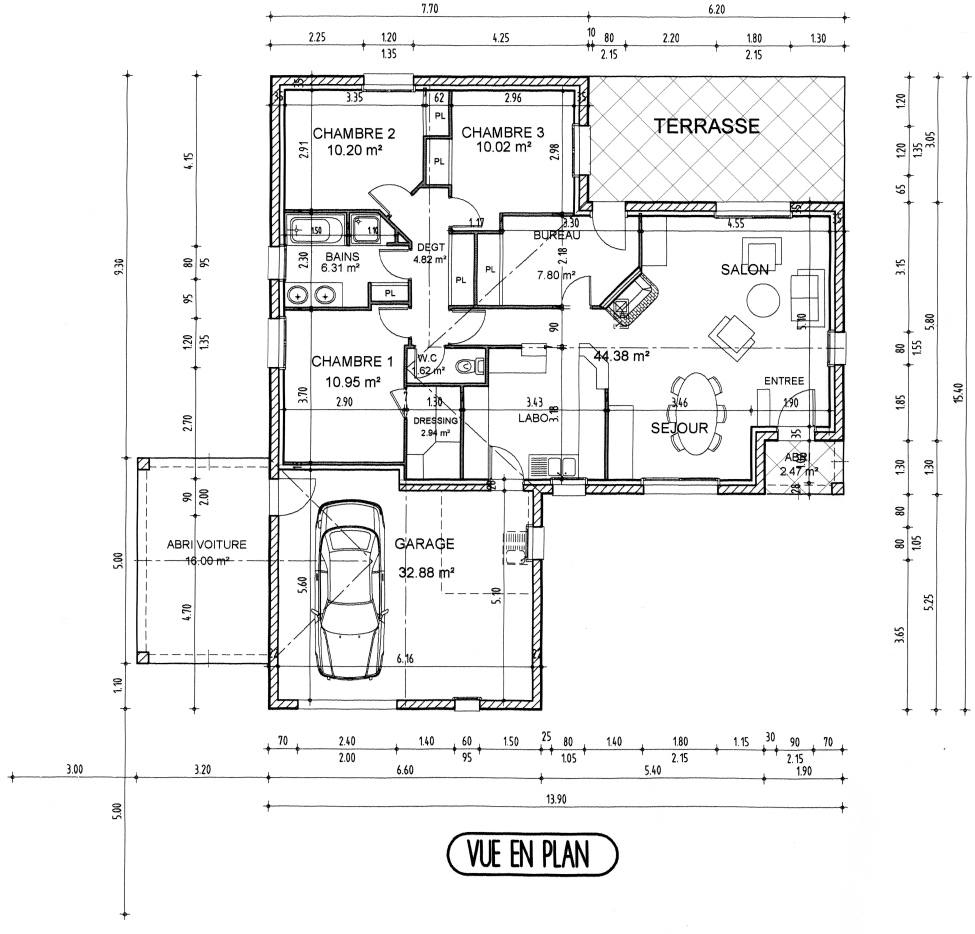
#> input picture assets/plan_1_original.png, 1950 x 1867 px (shown at 1/2 size)
$ python -i vision_extractor.py   (imports and definitions only)
#> lines starting #> are read from the running program, lines starting #| are printed output that depends on the picture; after the words box and inside, x2 and y2 are one past the last pixel; in counts of white or black regions, pixels touching at a corner belong together
#> further down, picture is the input picture: shape (1867, 1950, 3); min 0, max 255, mean 240.6
"""
Vision extraction module for uploaded raw floor plan images.
Implements Part 3 Option C: Allows users to upload a new floor plan image,
extracts rooms, walls, and openings using computer vision, and stores for immediate Q&A.
"""

from typing import Dict, List, Tuple
import cv2
import numpy as np


class UploadedPlanVisionPipeline:
    """
    Extracts architectural structure directly from an uploaded floor plan image
    (without requiring a pre-existing segmentation mask).
    """

    def __init__(self, min_room_area: int = 1200):
        self.min_room_area = min_room_area

    def process_image(
        self,
        image_rgb: np.ndarray,
        plan_id: int = 999
    ) -> Tuple[List[Dict], List[Dict], List[Dict], Dict, np.ndarray]:
        """
        Extract rooms, doors/openings, and walls directly from blueprint image.
        Returns:
            rooms, doors, windows, wall_summary, annotated_image
        """
#> called with plan_id = 999
        H, W = image_rgb.shape[:2]
#> H = 1867; W = 1950
        gray = cv2.cvtColor(image_rgb, cv2.COLOR_RGB2GRAY)

        # 1. Detect structural walls via adaptive thresholding
        # Blueprint walls are typically dark lines on light background or vice-versa
        mean_val = np.mean(gray)
#> mean_val = 240.6
        if mean_val > 127:
            # White background, dark walls
            _, wall_binary = cv2.threshold(gray, 0, 255, cv2.THRESH_BINARY_INV + cv2.THRESH_OTSU)
#> wall_binary: shape (1867, 1950); 6.1% white; 1255 white regions (764 under 20 px), largest, box (x1, y1, x2, y2) and area: (268, 140, 1699, 1428) 144642, (158, 140, 1696, 1840) 5661, (893, 1664, 1238, 1754) 4421
        else:
            # Dark background, white walls
            _, wall_binary = cv2.threshold(gray, 0, 255, cv2.THRESH_BINARY + cv2.THRESH_OTSU)

        # Clean wall lines with morphological operations
        wall_kernel = cv2.getStructuringElement(cv2.MORPH_RECT, (3, 3))
        wall_clean = cv2.morphologyEx(wall_binary, cv2.MORPH_CLOSE, wall_kernel, iterations=2)
#> wall_clean: shape (1867, 1950); 7.4% white; 790 white regions (574 under 20 px), largest, box (x1, y1, x2, y2) and area: (268, 140, 1699, 1428) 189562, (15, 140, 1696, 1840) 6417, (893, 1664, 1238, 1754) 4529

        # 2. Extract Room Interiors (Inverted wall mask gives interior spaces)
        rooms_candidate_mask = cv2.bitwise_not(wall_clean)

        # Remove outer image border to prevent background from becoming a giant room
        cv2.rectangle(rooms_candidate_mask, (0, 0), (W - 1, H - 1), 0, thickness=10)
#> rooms_candidate_mask: shape (1867, 1950); 91.3% white; 790 black regions (574 under 20 px), largest, box (x1, y1, x2, y2) and area: (268, 140, 1699, 1428) 189562, (0, 0, 1950, 1867) 47725, (15, 140, 1696, 1840) 6417

        # Morphological opening to detach rooms joined by narrow doors
        kernel_sep = cv2.getStructuringElement(cv2.MORPH_RECT, (5, 5))
        separated_rooms = cv2.morphologyEx(rooms_candidate_mask, cv2.MORPH_OPEN, kernel_sep)
#> separated_rooms: shape (1867, 1950); 91.3% white; 787 black regions (574 under 20 px), largest, box (x1, y1, x2, y2) and area: (268, 140, 1699, 1428) 189562, (0, 0, 1950, 1867) 48518, (15, 140, 1696, 1840) 6417

        num_labels, labels, stats, centroids = cv2.connectedComponentsWithStats(
            separated_rooms, connectivity=8
        )
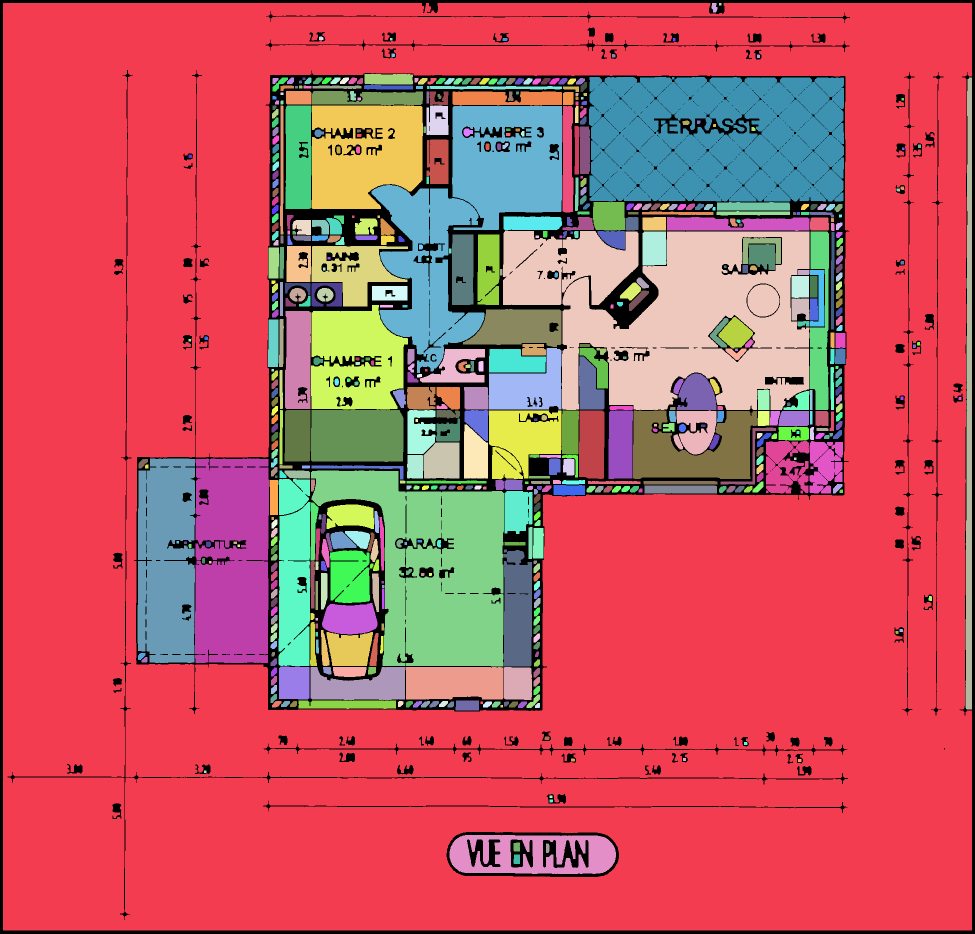
#> labels: shape (1867, 1950) int32 (shown at 1/2 size); 609 distinct labels, from 0 to 608; one colour per label, 0 black
#> num_labels = 609; stats = 609 rows, first 6: [0, 0, 1950, 1867, 316589], [6, 6, 1938, 1855, 2194767], [1423, 6, 12, 19, 173], [1438, 6, 5, 5, 25], [638, 73, 9, 8, 63], [780, 76, 5, 5, 25]; centroids = 609 pairs, first value 282.2 to 1938, second value 8 to 1718.2

        rooms = []
        labeled_mask = np.zeros((H, W), dtype=np.int32)
        room_counter = 1

        # Palette for rooms
        palette = [
            (66, 133, 244), (52, 168, 83), (251, 188, 5), (234, 67, 53),
            (171, 71, 188), (0, 172, 193), (255, 112, 67), (141, 110, 99)
        ]

        annotated = image_rgb.copy()
        room_layer = np.zeros_like(image_rgb)

        for label_idx in range(1, num_labels):
            area = int(stats[label_idx, cv2.CC_STAT_AREA])
            # Filter out background (usually massive) or tiny noise
            max_room_area = 0.65 * (H * W)
            if area < self.min_room_area or area > max_room_area:
                continue

            x = int(stats[label_idx, cv2.CC_STAT_LEFT])
            y = int(stats[label_idx, cv2.CC_STAT_TOP])
            w = int(stats[label_idx, cv2.CC_STAT_WIDTH])
            h = int(stats[label_idx, cv2.CC_STAT_HEIGHT])
            cx, cy = float(centroids[label_idx][0]), float(centroids[label_idx][1])

            room_id = plan_id * 1000 + room_counter
            labeled_mask[labels == label_idx] = room_counter

            # Draw polygon overlay
            comp_mask = (labels == label_idx).astype(np.uint8) * 255
            contours, _ = cv2.findContours(comp_mask, cv2.RETR_EXTERNAL, cv2.CHAIN_APPROX_SIMPLE)
            pts_list = []
            if contours:
                c = max(contours, key=cv2.contourArea)
                epsilon = 0.01 * cv2.arcLength(c, True)
                approx = cv2.approxPolyDP(c, epsilon, True)
                pts_list = approx.reshape(-1, 2).tolist()
                cv2.fillPoly(room_layer, [approx], palette[(room_counter - 1) % len(palette)])
                cv2.polylines(annotated, [approx], True, (30, 30, 30), 2)

            rooms.append({
                "room_id": room_id,
                "plan_id": plan_id,
                "room_index": room_counter,
                "category": f"Room {room_counter}",
                "area_pixels": area,
                "bbox_x": x,
                "bbox_y": y,
                "bbox_width": w,
                "bbox_height": h,
                "centroid_x": round(cx, 1),
                "centroid_y": round(cy, 1),
                "solidity": 0.85,
                "confidence": 0.90,
                "polygon": pts_list,
                "associated_doors": [],
                "associated_windows": []
            })
            room_counter += 1
#> this loop made 608 passes
#> (area, x, y, w, h, cx, cy, epsilon) on passes 1, 11, 21, 22, 55, 80, 81, 135, 200, 218, 221, 238: (2194767, 6, 6, 1938, 1855, 948.4, 1045.3, 78.25), (1981, 729, 148, 97, 21, 777, 158.1, 2.34), (118558, 1178, 154, 510, 249, 1433.7, 278.9, 18.3), (13733, 1931, 155, 13, 1264, 1938, 822.7, 25.54), (1514, 860, 172, 264, 7, 990.7, 174.9, 5.44), (1531, 560, 211, 7, 258, 563.3, 338.5, 5.25), (10236, 571, 211, 52, 207, 596.2, 314.3, 5.14), (2353, 1434, 404, 146, 17, 1506.3, 412.4, 3.22), (5861, 904, 469, 43, 141, 925.1, 538.5, 3.64), (3138, 573, 492, 49, 72, 596.1, 528.7, 2.37), (1278, 537, 495, 21, 62, 546.8, 525.1, 1.61), (1513, 1583, 552, 35, 44, 1600, 573.1, 1.53)
#> (area, x, y, w, h, cx, cy, epsilon) on passes 57, 58, 62, 82, 83, 84: (1368, 572, 182, 51, 27, 596.9, 195, 1.49), (5168, 624, 182, 222, 28, 735.4, 196.2, 5.52), (5269, 905, 183, 219, 28, 1012.6, 196.6, 5.43), (38256, 623, 211, 223, 207, 729.5, 307.9, 11.86), (2300, 853, 211, 44, 59, 874.5, 241.5, 2.6), (82648, 743, 212, 381, 534, 937.7, 425.8, 28.05)
#> pass 1, in process_image, `comp_mask = (labels == label_idx).astype(np.uint8) * 255`:
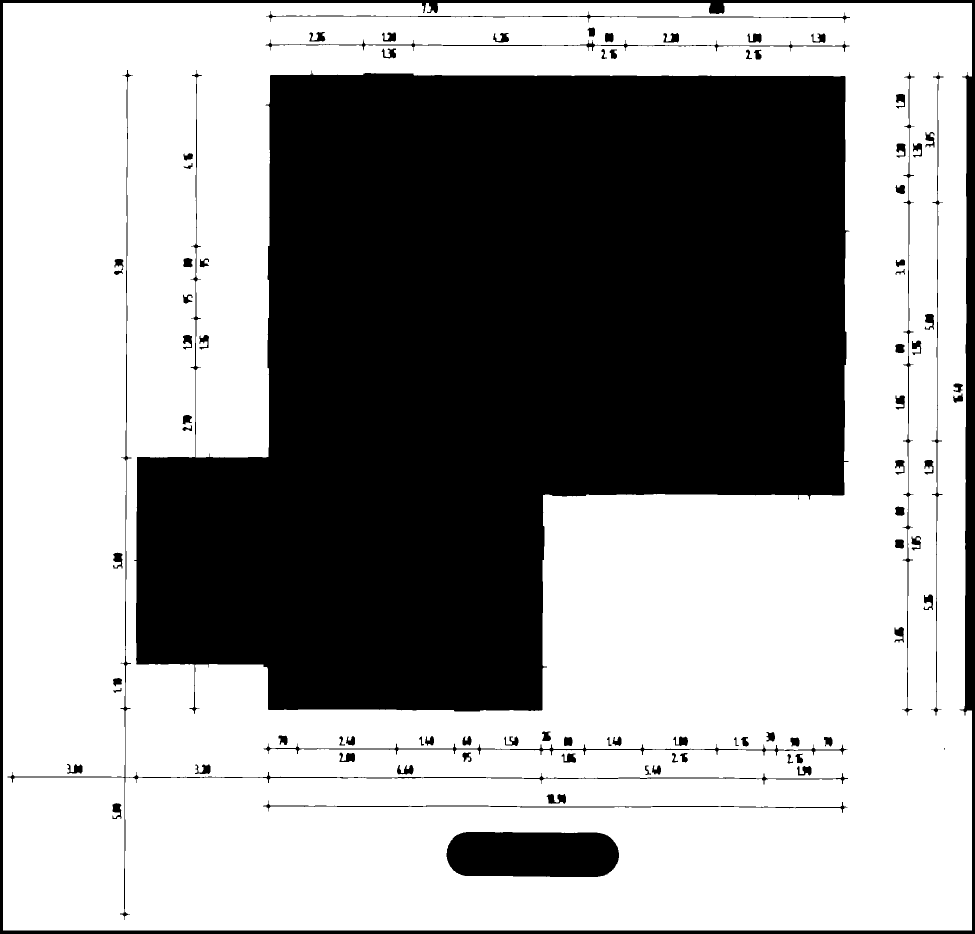
#> comp_mask: shape (1867, 1950) (shown at 1/2 size); 60.3% white; 89 black regions (1 under 20 px), largest, box (x1, y1, x2, y2) and area: (268, 140, 1699, 1428) 1314208, (0, 0, 1950, 1867) 62449, (893, 1664, 1238, 1754) 28684
#> after the loop: annotated: shape (1867, 1950, 3); 4.09% of pixels changed, all inside (x1, y1, x2, y2) = (5, 5, 1945, 1862)
#> after the loop: comp_mask: shape (1867, 1950); 0.49% white; 1 white region, box (x1, y1, x2, y2) and area: (899, 1670, 1232, 1748) 17667
#> after the loop: labeled_mask: shape (1867, 1950) int32; 92 distinct labels, from 0 to 91
#> after the loop:
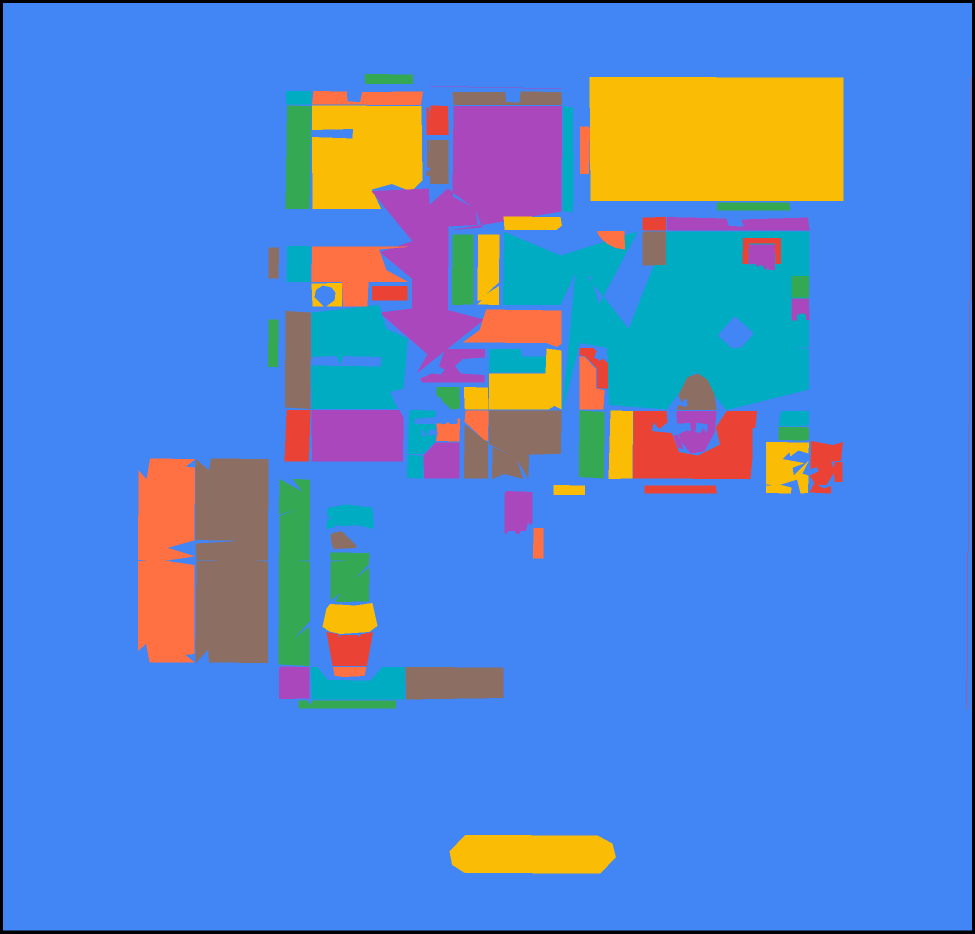
#> room_layer: shape (1867, 1950, 3) (shown at 1/2 size); mean R, G, B 86.3, 133.2, 206
#> after the loop, room_counter = 92; rooms = 91 items

        # Blend room transparent overlay
        cv2.addWeighted(room_layer, 0.35, annotated, 0.65, 0, annotated)

        # Draw labels
        scale = max(0.6, min(1.5, W / 1500.0))
#> scale = 1.3
        for r in rooms:
            rcx, rcy = int(r["centroid_x"]), int(r["centroid_y"])
            txt = f"R{r['room_index']} ({r['area_pixels']:,}px)"
            cv2.putText(annotated, txt, (rcx - 40, rcy), cv2.FONT_HERSHEY_SIMPLEX, 0.5 * scale, (20, 20, 20), 2, cv2.LINE_AA)
#> this loop made 91 passes
#> (rcx, rcy, txt) on passes 1 to 12: (948, 1045, 'R1 (2,194,767px)'), (777, 158, 'R2 (1,981px)'), (1433, 278, 'R3 (118,558px)'), (1938, 822, 'R4 (13,733px)'), (990, 174, 'R5 (1,514px)'), (596, 195, 'R6 (1,368px)'), (735, 196, 'R7 (5,168px)'), (1012, 196, 'R8 (5,269px)'), (563, 338, 'R9 (1,531px)'), (596, 314, 'R10 (10,236px)'), (729, 307, 'R11 (38,256px)'), (874, 241, 'R12 (2,300px)')
#> (rcx, rcy) on pass 14: (1134, 319)
#> annotated: shape (1867, 1950, 3); mean R, G, B 177.1, 193.1, 218.4

        # 3. Detect Doors & Openings along room boundaries
        doors = []
        door_counter = 1
        wall_skel = cv2.Canny(gray, 50, 150)
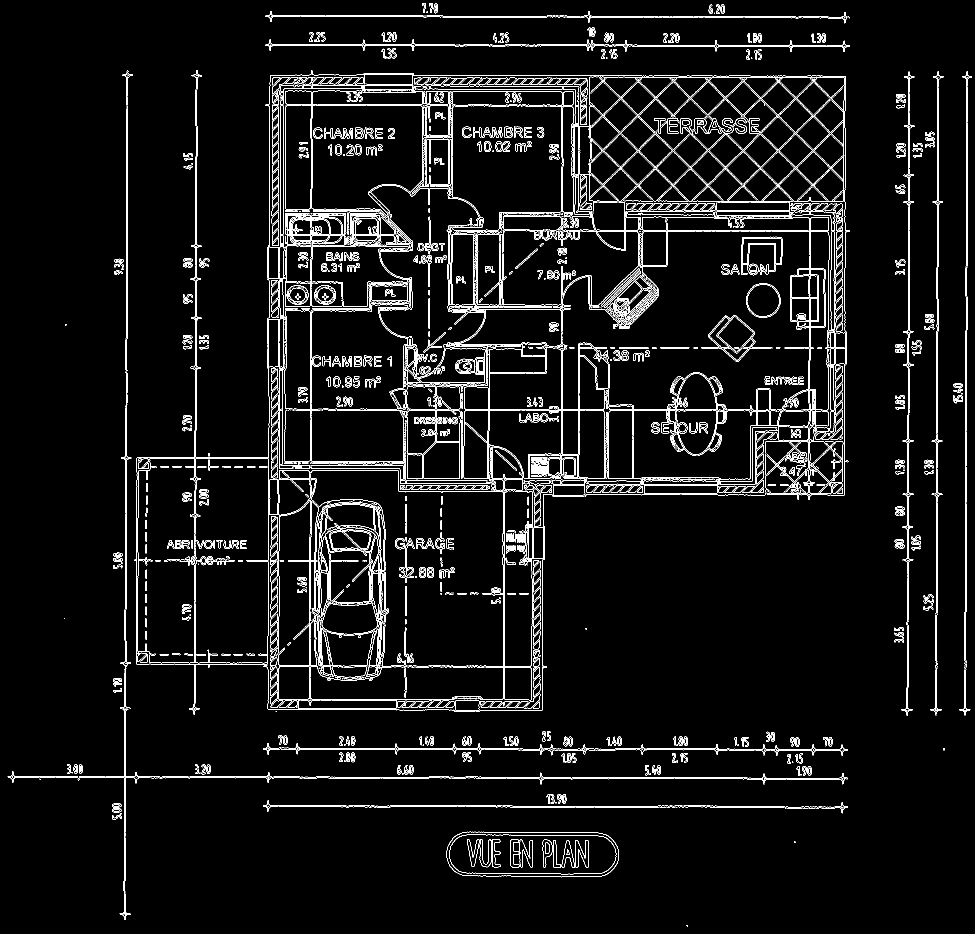
#> wall_skel: shape (1867, 1950) (shown at 1/2 size); 4.9% white in thin lines or dots
        door_candidates = cv2.HoughLinesP(wall_skel, 1, np.pi / 180, threshold=40, minLineLength=20, maxLineGap=15)

        if door_candidates is not None:
            # Cluster nearby lines into door portals
            for idx, line in enumerate(door_candidates[:12]):
                x1, y1, x2, y2 = line[0]
                dcx = float((x1 + x2) / 2)
                dcy = float((y1 + y2) / 2)
                dw = max(15, abs(x2 - x1))
                dh = max(15, abs(y2 - y1))
                door_id = plan_id * 1000 + door_counter

                doors.append({
                    "door_id": door_id,
                    "plan_id": plan_id,
                    "door_index": door_counter,
                    "area_pixels": int(dw * dh),
                    "bbox_x": int(min(x1, x2)),
                    "bbox_y": int(min(y1, y2)),
                    "bbox_width": int(dw),
                    "bbox_height": int(dh),
                    "centroid_x": round(dcx, 1),
                    "centroid_y": round(dcy, 1),
                    "is_exterior": False,
                    "associated_rooms": []
                })
                cv2.circle(annotated, (int(dcx), int(dcy)), 6, (220, 30, 30), -1)
                door_counter += 1
#> this loop made 12 passes
#> line on passes 1 to 12: [[1816, 1374, 1816, 1151]], [[252, 1218, 252, 1027]], [[1030, 1555, 1305, 1555]], [[391, 1205, 391, 978]], [[1874, 1229, 1874, 1008]], [[1306, 1554, 1426, 1554]], [[976, 151, 1357, 151]], [[1110, 821, 1515, 821]], [[251, 1025, 251, 811]], [[531, 90, 827, 90]], [[1817, 1058, 1817, 818]], [[1148, 1614, 1375, 1614]]
#> annotated: shape (1867, 1950, 3); mean R, G, B 177.1, 193, 218.3

        # 4. Windows extraction
        windows = []
        for idx in range(min(4, len(rooms))):
            r = rooms[idx]
            wid = plan_id * 1000 + (idx + 1)
            wx = r["bbox_x"]
            wy = r["bbox_y"]
            windows.append({
                "window_id": wid,
                "plan_id": plan_id,
                "window_index": idx + 1,
                "area_pixels": 800,
                "bbox_x": wx,
                "bbox_y": wy,
                "bbox_width": 30,
                "bbox_height": 15,
                "centroid_x": float(wx + 15),
                "centroid_y": float(wy + 7),
                "associated_rooms": [r["room_id"]]
            })
            r["associated_windows"].append(wid)
            cv2.rectangle(annotated, (wx, wy), (wx + 30, wy + 15), (20, 200, 240), 2)
#> this loop made 4 passes
#> annotated: shape (1867, 1950, 3); mean R, G, B 177.1, 193.1, 218.4

        wall_summary = {
            "plan_id": plan_id,
            "total_wall_pixels": int(np.count_nonzero(wall_clean)),
            "segment_count": 25
        }

        return rooms, doors, windows, wall_summary, annotated

>>> import cv2
>>> picture = cv2.cvtColor(cv2.imread('../assets/plan_1_original.png'), cv2.COLOR_BGR2RGB)
>>> result = UploadedPlanVisionPipeline().process_image(picture)
